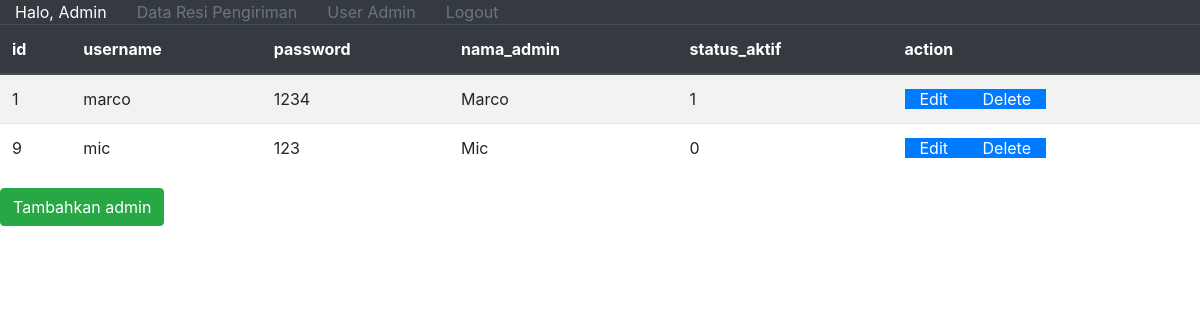
The page /admin.php (signed in) on the database its author committed.
### tables this page shows
CREATE TABLE `akun` (
  `id` int(11) NOT NULL,
  `username` varchar(256) NOT NULL,
  `password` varchar(256) NOT NULL,
  `nama_admin` varchar(256) NOT NULL,
  `status_aktif` tinyint(1) NOT NULL
);

### admin.php (the view, shortened to what this page needs)
<?php
    require_once "connect.php";
?>
<!DOCTYPE html>
<html lang="en">
<head>
    <link rel="stylesheet" href="https://cdn.jsdelivr.net/npm/bootstrap@4.4.1/dist/css/bootstrap.min.css">
    <link rel="stylesheet" href="style.css">
</head>
<body>
    <?php include 'navbar.php'; ?>
    <table class="table table-striped">
        <thead class="thead-dark">
            <tr>
                <th>
                    id
                </th>
                <th>
                    username
                </th>
                <th>
                    password
                </th>
                <th>
                    nama_admin
                </th>
                <th>
                    status_aktif
                </th>
                <th>
                    action
                </th>
            </tr>
        </thead>
        <tbody>
        <?php
            $query = "SELECT id, username, password, nama_admin, status_aktif FROM akun";
            $result = mysqli_query($conn, $query);
            if(mysqli_num_rows($result)>0){
                while($row = mysqli_fetch_assoc($result)){
                    echo "<tr><td>" .htmlspecialchars($row['id']) . "</td>";
                    echo "<td>" .htmlspecialchars($row['username']) . "</td>";
                    echo "<td>" .htmlspecialchars($row['password']) . "</td>";
                    echo "<td>" .htmlspecialchars($row['nama_admin']) . "</td>";
                    echo "<td>" .htmlspecialchars($row['status_aktif']) . "</td>";
                    echo "<td> <a href = 'edit.php?id=" . $row['id']. "' class = 'bg-primary text-white padding'> Edit </a> <a href = 'delete.php?id=" . $row['id'] . "' class = 'bg-primary text-white padding'> Delete </a></td>";
                }
            }
?>
        </tbody>
    </table>
    <div>
        <a href="insert.php" class="btn btn-success">Tambahkan admin</a>
    </div>
</body>
</html>

### style.css (style rules this page uses)
.padding { padding-left: 15px; padding-right: 15px; }

### rows shown on the page
akun: id "1", username "marco", password "1234", nama_admin "Marco", status_aktif "1"
akun: id "9", username "mic", password "123", nama_admin "Mic", status_aktif "0"
